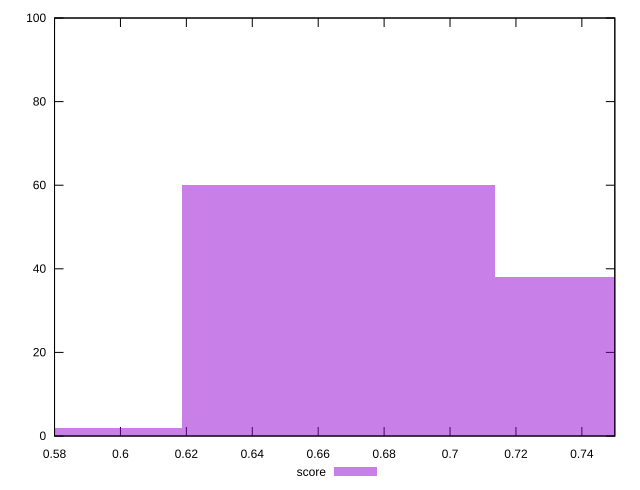

The gnuplot source for this figure:
reset

$score <<EOF
0.6661416105224927 60
0.7613046977399915 38
0.5709785233049937 2
EOF

set key outside below
set boxwidth 0.09516308721749894
set xrange [0.58:0.75]
set yrange [0:100]
set trange [0:100]
set style fill transparent solid 0.5 noborder
set terminal svg size 640, 490 enhanced background rgb 'white'
set output "reports/report_00033_2021-03-01T14-23-16.841Z/unused-css-rules/samples/astro/score/histogram.svg"

plot $score title "score" with boxes

reset
